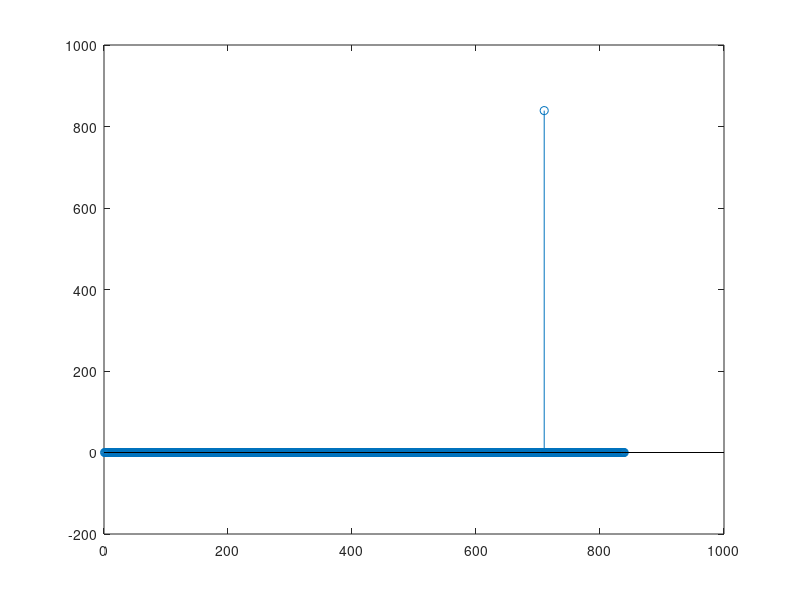

Recreate this plot in MATLAB.
clear all;close all;clc

%% ---------- PRACH Definitions ----------
u = 129;
Nzc = 839;
NIDFT = 24576;
Ncp = 3168;
v = [0 5 10 15 20 25 30 35 40 45];
Ncs = 13;
position = mod(Nzc-v.*Ncs,Nzc) + 1; % Position of the start of the window. Plus one to correct address matlab vectors.
prach_offset = 10;

%% ------- Generate Root Zadoff-Chu sequence. -------
n = [0:1:(Nzc-1)];
xu_root = exp(-1i*(pi*u.*n.*(n+1))./Nzc);

% ------- Apply DFT to Root Zadoff-Chu sequence. -------
Xu_root = fft(xu_root, Nzc);

% ------- Apply Cyclic Shift to Root Zadoff-Chu sequence. -------
Cv = v(3)*Ncs;
xuv = xu_root(mod((n+Cv),Nzc)+1);

% ------- Apply DFT to the Preamble. -------
Xuv = fft(xuv,Nzc);

p = ifft(Xuv.*conj(Xu_root),Nzc);

stem(real(p))

a=1;